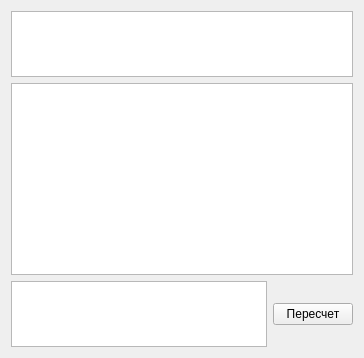
              <widget class="QWidget" name="tab_19">
               <attribute name="title">
                <string>Состав Наряда</string>
               </attribute>
               <layout class="QVBoxLayout" name="verticalLayout_51">
                <item>
                 <widget class="QTableWidget" name="tbl_outplan_naruad_filtr">
                  <property name="maximumSize">
                   <size>
                    <width>16777215</width>
                    <height>66</height>
                   </size>
                  </property>
                 </widget>
                </item>
                <item>
                 <widget class="QTableWidget" name="tbl_outplan_naruad">
                  <property name="sizePolicy">
                   <sizepolicy hsizetype="Expanding" vsizetype="Preferred">
                    <horstretch>0</horstretch>
                    <verstretch>0</verstretch>
                   </sizepolicy>
                  </property>
                 </widget>
                </item>
                <item>
                 <layout class="QHBoxLayout" name="horizontalLayout_22">
                  <item>
                   <widget class="QTableWidget" name="tbl_recalc_norm">
                    <property name="maximumSize">
                     <size>
                      <width>16777215</width>
                      <height>66</height>
                     </size>
                    </property>
                   </widget>
                  </item>
                  <item>
                   <widget class="QPushButton" name="btn_recalc_norm">
                    <property name="text">
                     <string>Пересчет</string>
                    </property>
                   </widget>
                  </item>
                 </layout>
                </item>
               </layout>
              </widget>
